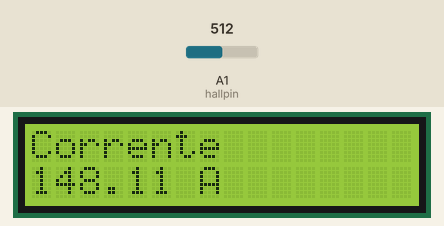
Recording of a sketch running on a simulated Arduino Uno, built with avr-gcc and run on an emulated ATmega328P. Shown: 16×2 character LCD. Inputs (shaded band) come from the test bench; at power-on: A1 (hallpin) = 512. What the sketch prints to the serial monitor is not drawn.

Above: at 1.7 s.
1.8 s: A1 (hallpin) set to 716
At 4.5 s:
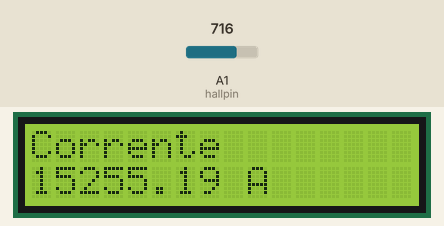
4.8 s: A1 (hallpin) set to 900
At 6.5 s:
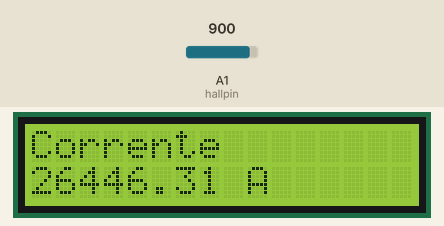
7.8 s: A1 (hallpin) set to 1010
At 10.5 s:
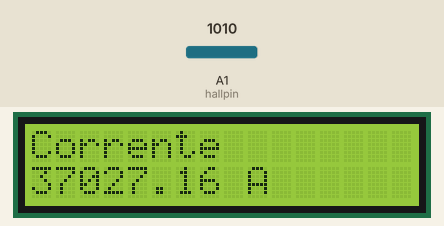
Timing chart, 0 to 12.0 s (numbered marks = the images above; inputs shaded):
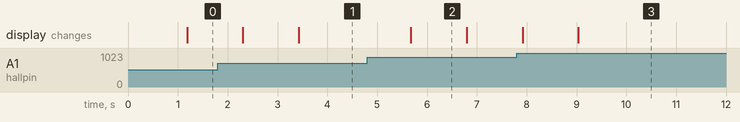

Measured:
- after the input at 1.8 s, the display: first changes after 0.51 s (image 1 shows a later state)
- after the input at 4.8 s, the display: changes after 0.87 s (image 2)
- after the input at 7.8 s, the display: first changes after 0.12 s (image 3 shows a later state)
- what the display in image 2 shows lasts 1.1 s, from 5.7 s to 6.8 s

The sketch:

sensorecorrente.ino
```cpp
// include the library code:
#include <LiquidCrystal.h>
#include <EEPROM.h>

// initialize the library with the numbers of the interface pins
LiquidCrystal lcd(4,2,10,11,12,13);

const char hallpin=A1;
long current;
double currentdouble;
long readhall;
int readdelay=1;

const char hallvcc=A0;
const char hallgnd=A2;

void setup() {
  // set up the LCD's number of columns and rows:
  lcd.begin(16, 2);
  pinMode(hallpin, INPUT);
  pinMode(hallvcc, INPUT);
  pinMode(hallgnd, INPUT);
  digitalWrite(hallvcc, HIGH);
  digitalWrite(hallgnd, LOW);
  Serial.begin(9600);

}

void loop() {
  //tempattuale=(float) analogRead(termpin)*500/1023+2;
  current=0;
  for(int n=0; n<1000; n++){
    readhall=(analogRead(hallpin)-510);
    current+=sq(readhall);
    delay(readdelay);
  }
  currentdouble=sqrt(current/1000);
  currentdouble=(currentdouble)*5000000/66/1023;
    Serial.print((int)currentdouble);
    Serial.println(" mA");
  lcd.clear();
  lcd.setCursor(0, 0);
  lcd.print("Corrente");
  lcd.setCursor(0, 1);
  lcd.print(currentdouble);
  lcd.print(" A");
}
```
